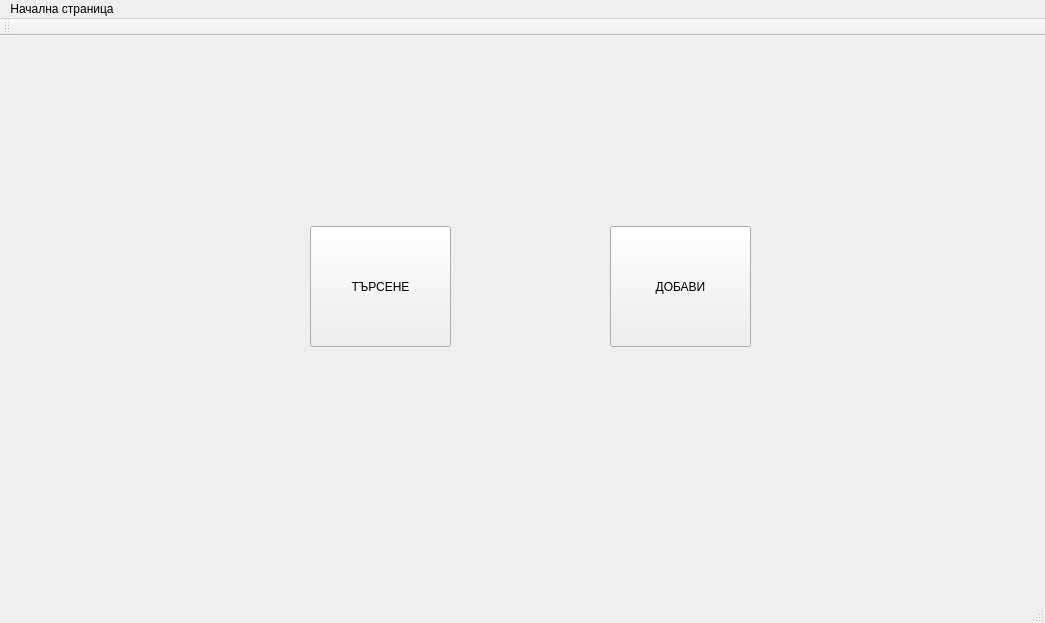
<?xml version="1.0" encoding="UTF-8"?>
<ui version="4.0">
 <class>MainWindow</class>
 <widget class="QMainWindow" name="MainWindow">
  <property name="geometry">
   <rect>
    <x>0</x>
    <y>0</y>
    <width>1045</width>
    <height>623</height>
   </rect>
  </property>
  <property name="windowTitle">
   <string>MainWindow</string>
  </property>
  <widget class="QWidget" name="centralWidget">
   <widget class="QPushButton" name="SEARCH">
    <property name="geometry">
     <rect>
      <x>310</x>
      <y>190</y>
      <width>141</width>
      <height>121</height>
     </rect>
    </property>
    <property name="text">
     <string>ТЪРСЕНЕ</string>
    </property>
   </widget>
   <widget class="QPushButton" name="AddNewClient">
    <property name="geometry">
     <rect>
      <x>610</x>
      <y>190</y>
      <width>141</width>
      <height>121</height>
     </rect>
    </property>
    <property name="text">
     <string>ДОБАВИ</string>
    </property>
    <property name="autoDefault">
     <bool>false</bool>
    </property>
   </widget>
  </widget>
  <widget class="QMenuBar" name="menuBar">
   <property name="geometry">
    <rect>
     <x>0</x>
     <y>0</y>
     <width>1045</width>
     <height>23</height>
    </rect>
   </property>
   <widget class="QMenu" name="menu">
    <property name="title">
     <string>Начална страница</string>
    </property>
   </widget>
   <addaction name="menu"/>
  </widget>
  <widget class="QToolBar" name="mainToolBar">
   <attribute name="toolBarArea">
    <enum>TopToolBarArea</enum>
   </attribute>
   <attribute name="toolBarBreak">
    <bool>false</bool>
   </attribute>
  </widget>
  <widget class="QStatusBar" name="statusBar"/>
 </widget>
 <layoutdefault spacing="6" margin="11"/>
 <resources/>
 <connections/>
</ui>
